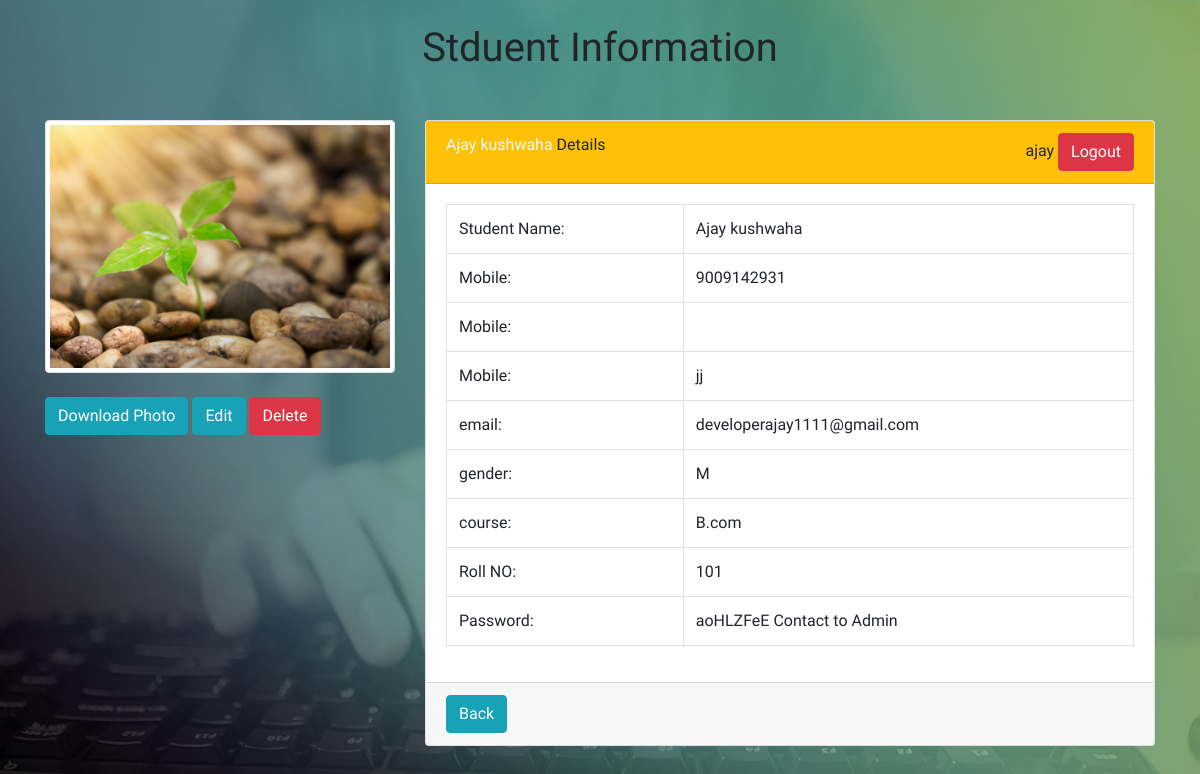
Page /sms/view/ajay-kushwaha2gVM/37/ (signed in) on the committed database.
### sms/models.py (models this page shows)
class Student(models.Model):
    GENGER = [
        ('M', "Male"),
        ('F', "Female"),
        ('O', "Other"),
    ]
    photo = models.ImageField(upload_to="photos", default='p.jpg')
    name = models.CharField(max_length=30)
    mobile = models.CharField(max_length=10, unique=True)
    email = models.EmailField(unique=True)
    address = models.TextField()
    aadhar = models.CharField(max_length=12)
    gender = models.CharField(choices=GENGER, default="M", max_length=20)
    course = models.ForeignKey(Course, on_delete=models.CASCADE)
    date_of_joining = models.DateTimeField(auto_now=True)
    action = models.BooleanField(default=True)
    rollno = models.IntegerField(default=100, unique=True)
    password = models.CharField(max_length=10, default="1234")
    slug = models.SlugField(unique=True)
    def __str__(self):
        return self.name

class Course(models.Model):
    name = models.CharField(max_length=100)
    fees = models.DecimalField(max_digits=8, decimal_places=2)
    def __str__(self):
        return self.name

### sms/views.py (the view)
# urls.py: path('view/<slug>/<int:id>/',views.viewCustomer, name='view'),
def viewCustomer(request,id=None,slug=None):
    if not request.user.is_authenticated:
        return redirect('login_u')
    one_student = Student.objects.get(id=id)
    return render(request,'viewCustomer.html',{'one_student':one_student})

### templates/viewCustomer.html (shortened to what this page needs)
{% extends 'main.html'%}
{% block body %}
<h1 class="text-center m-4">Stduent Information</h1>
<br>
<div class="row">
    <div class="col-md-4">
        <img src="{{one_student.photo.url}}" class="img-thumbnail" width="100%">
        <a href="{{one_student.photo.url}}" class="btn btn-info" download>Download Photo</a>
        <a href="{% url 'editcus' one_student.id%}" class="btn btn-info">Edit</a>
        <a href="{% url 'delete' one_student.id%}" class="btn btn-danger">Delete</a>
    </div>
    <div class="col-md-8">
        <div class="card">
            <div class="card-header bg-warning"><span class="text-light">{{one_student}}</span> Details <span
                    class="float-right">{{user}} <a href="{% url 'logout'%}" class="btn btn-danger">Logout</a></span>
            </div>
            <div class="card-body">
                <table class="table table-bordered table-hover">
                    <tr>
                        <td>Student Name:</td>
                        <td>{{one_student.name}}</td>
                    </tr>
                    <tr>
                        <td>Mobile:</td>
                        <td>{{one_student.mobile}}</td>
                    </tr>
                    <tr>
                        <td>Mobile:</td>
                        <td>{{one_student.aadhar}}</td>
                    </tr>
                    <tr>
                        <td>Mobile:</td>
                        <td>{{one_student.address}}</td>
                    </tr>
                    <tr>
                        <td>email:</td>
                        <td>{{one_student.email}}</td>
                    </tr>
                    <tr>
                        <td>gender:</td>
                        <td>{{one_student.gender}}</td>
                    </tr>
                    <tr>
                        <td>course:</td>
                        <td>{{one_student.course}}</td>
                    </tr>
                    <tr>
                        <td>Roll NO:</td>
                        <td>{{one_student.rollno}}</td>
                    </tr>
                    <tr>
                        <td>Password:</td>
                        <td>{{one_student.password}} Contact to Admin</td>
                    </tr>
                </table>
            </div>
            <div class="card-footer"><a href="/" class="btn btn-info">Back</a></div>
        </div>
    </div>
</div>
{% endblock %}

### templates/main.html (style rules this page uses)
body { font-family: 'Chelsea Market', cursive; }
body { background-image: url(/static/bg-l.jpg); background-repeat: no-repeat; background-size: 100% 100%; padding-bottom: 10%; }

### rows in the picture
Student: photo (picture), name "Ajay kushwaha", mobile "9009142931", address "jj", email "developerajay1111@gmail.com", gender "M", course "B.com", rollno "101", password "aoHLZFeE"

### other values in the picture
{{ user }} "ajay"
